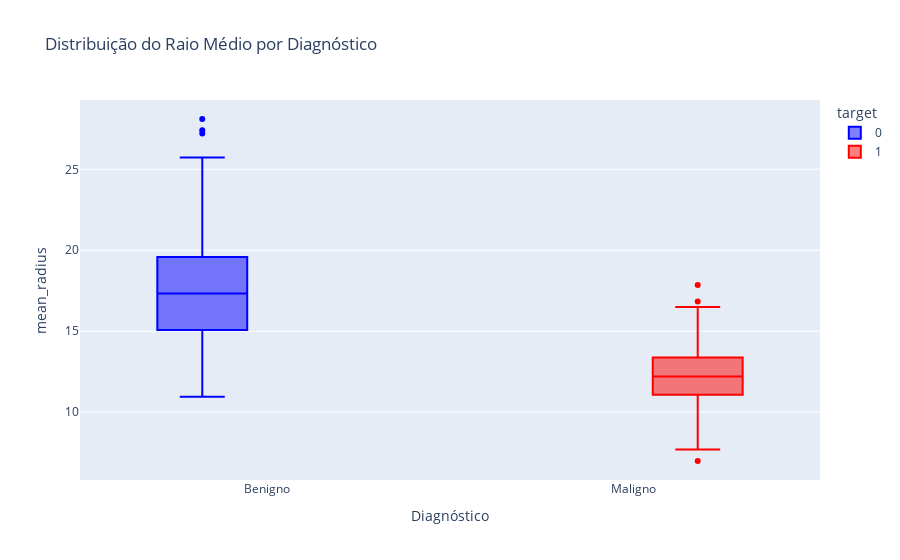

Notebook code cell kept with this figure:
### Code cell
# Dicionário para MUDAR AS CORES (usa os valores NUMÉRICOS 0 e 1 como chaves)
color_map = {0: 'blue', 1: 'red'} 

# Dicionário para MUDAR OS RÓTULOS (usa os valores NUMÉRICOS 0 e 1 como chaves)
new_labels = {0: 'Benigno', 1: 'Maligno'}


# 3. Criação do Boxplot Aprimorado
fig = px.box(
    df_cancer,
    x=df_cancer['target'].map(new_labels), # Mapeia os valores 0/1 para os rótulos de texto
    y='mean_radius',
    color='target', # Usa a coluna 'target' (0 e 1) para o mapeamento de cores
    labels={
        'x': 'Diagnóstico', # Nome do Eixo X
        'y': 'Raio Médio',  # Nome do Eixo Y
        'color': 'Diagnóstico' # Nome da Legenda de Cores
    },
    title='Distribuição do Raio Médio por Diagnóstico',
    color_discrete_map=color_map, # Aplica o mapeamento de cores
)

# 4. Melhorias Visuais
fig.update_layout(xaxis={'categoryorder': 'array', 'categoryarray': ['Benigno', 'Maligno']})
fig.show()

### Figure 1 — Plotly figure (JSON) as saved in the notebook; plotly's stock layout.template omitted (floating-point values rounded to 4 significant figures; data arrays with more than 128 entries replaced by an {"elided": "..."} marker saying what was removed)
{"data": [{"alignmentgroup": "True", "hovertemplate": "target=0<br>Diagnóstico=%{x}<br>mean_radius=%{y}<extra></extra>", "legendgroup": "0", "marker": {"color": "blue"}, "name": "0", "notched": false, "offsetgroup": "0", "orientation": "v", "showlegend": true, "type": "box", "x": {"elided": "212 str values"}, "x0": " ", "xaxis": "x", "y": {"elided": "212 float values"}, "y0": " ", "yaxis": "y"}, {"alignmentgroup": "True", "hovertemplate": "target=1<br>Diagnóstico=%{x}<br>mean_radius=%{y}<extra></extra>", "legendgroup": "1", "marker": {"color": "red"}, "name": "1", "notched": false, "offsetgroup": "1", "orientation": "v", "showlegend": true, "type": "box", "x": {"elided": "357 str values"}, "x0": " ", "xaxis": "x", "y": {"elided": "357 float values"}, "y0": " ", "yaxis": "y"}], "layout": {"boxmode": "group", "legend": {"title": {"text": "target"}, "tracegroupgap": 0}, "title": {"text": "Distribuição do Raio Médio por Diagnóstico"}, "xaxis": {"anchor": "y", "categoryarray": ["Benigno", "Maligno"], "categoryorder": "array", "domain": [0, 1], "title": {"text": "Diagnóstico"}}, "yaxis": {"anchor": "x", "domain": [0, 1], "title": {"text": "mean_radius"}}}}
